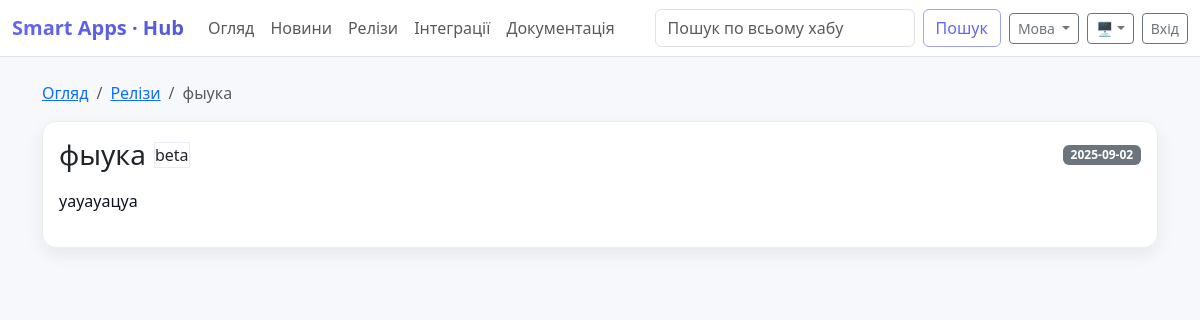
The app's page /release_view.php?slug=фыука with its own data.
### tables this page shows
CREATE TABLE syrve_releases (
        id INTEGER PRIMARY KEY AUTOINCREMENT,
        name TEXT NOT NULL,
        slug TEXT NOT NULL UNIQUE,
        released_at TEXT NOT NULL,
        channel TEXT NOT NULL DEFAULT 'stable',
        is_recommended INTEGER NOT NULL DEFAULT 0,
        is_lt INTEGER NOT NULL DEFAULT 0
    , notes_html TEXT NOT NULL DEFAULT '');

### helpers.php (called while the page is built, shortened)
<?php
require_once __DIR__.'/db.php';
if (!function_exists('__')) {
    function __($key): string {
        $d = $GLOBALS['I18N'] ?? [];
        return (string)($d[$key] ?? $key);
    }
}
function e($s){ return htmlspecialchars((string)($s ?? ''), ENT_QUOTES, 'UTF-8'); }
function db_one($sql, $params = []){
    $st = db()->prepare($sql);
    $st->execute($params);
    $r = $st->fetch(PDO::FETCH_ASSOC);
    return $r ?: null;
}

### db.php (called while the page is built, shortened)
<?php
function db(): PDO {
    static $pdo = null;
    if ($pdo === null) {
        $dataDir = __DIR__ . '/data';
        $pdo = new PDO('sqlite:' . $dataDir . '/app.db');
        $pdo->setAttribute(PDO::ATTR_ERRMODE, PDO::ERRMODE_EXCEPTION);
        $pdo->exec('PRAGMA foreign_keys = ON;');
        $pdo->exec('PRAGMA journal_mode = WAL;');
        $pdo->exec('PRAGMA synchronous = NORMAL;');
        $pdo->exec('PRAGMA busy_timeout = 5000;');
        migrate($pdo);
    }
    return $pdo;
}
function col_exists(PDO $pdo, string $table, string $col): bool {
    $st = $pdo->query("PRAGMA table_info($table)");
    foreach ($st->fetchAll(PDO::FETCH_ASSOC) as $r) {
        if (strcasecmp((string)$r['name'], $col) === 0) return true;
    }
    return false;
}
function add_col_if_missing(PDO $pdo, string $table, string $col, string $typeSql): void {
    if (!col_exists($pdo, $table, $col)) {
        $pdo->exec("ALTER TABLE $table ADD COLUMN $col $typeSql");
    }
}
function migrate(PDO $pdo): void {
    $pdo->exec("
        CREATE TABLE IF NOT EXISTS news(
            id INTEGER PRIMARY KEY AUTOINCREMENT,
            title      TEXT NOT NULL,
            body_md    TEXT NOT NULL DEFAULT '',
            body_html  TEXT NOT NULL DEFAULT '',
            tags       TEXT DEFAULT '',
            created_at TEXT NOT NULL,
            author     TEXT DEFAULT ''
        );
    ");
    $pdo->exec("
        CREATE TABLE IF NOT EXISTS docs(
            id INTEGER PRIMARY KEY AUTOINCREMENT,
            title          TEXT NOT NULL,
            description_md TEXT NOT NULL,
            link           TEXT DEFAULT '',
            file_path      TEXT DEFAULT '',
            tags           TEXT DEFAULT '',
            updated_at     TEXT NOT NULL
        );
    ");
    $pdo->exec("
        CREATE TABLE IF NOT EXISTS plugins(
            id        INTEGER PRIMARY KEY AUTOINCREMENT,
            slug      TEXT NOT NULL UNIQUE,
            name      TEXT NOT NULL,
            description TEXT NOT NULL,
            repo_url  TEXT DEFAULT '',
            homepage  TEXT DEFAULT '',
            is_active INTEGER NOT NULL DEFAULT 1,
            category  TEXT NOT NULL DEFAULT ''
        );
    ");
    $pdo->exec("
        CREATE TABLE IF NOT EXISTS plugin_versions(
            id          INTEGER PRIMARY KEY AUTOINCREMENT,
            plugin_id   INTEGER NOT NULL REFERENCES plugins(id) ON DELETE CASCADE,
            version     TEXT NOT NULL,
            channel     TEXT NOT NULL,
            min_syrve   TEXT NOT NULL,
            released_at TEXT NOT NULL,
            file_path   TEXT DEFAULT '',
            checksum    TEXT DEFAULT '',
            changelog_md TEXT DEFAULT ''
        );
    ");
    $pdo->exec("
        CREATE TABLE IF NOT EXISTS syrve_releases(
            id             INTEGER PRIMARY KEY AUTOINCREMENT,
            name           TEXT NOT NULL,
            slug           TEXT NOT NULL UNIQUE,
            released_at    TEXT NOT NULL,
            channel        TEXT NOT NULL,
            is_recommended INTEGER NOT NULL DEFAULT 0,
            is_lt          INTEGER NOT NULL DEFAULT 0,
            notes_html     TEXT NOT NULL DEFAULT ''
        );
    ");
    $pdo->exec("
        CREATE TABLE IF NOT EXISTS users(
            id INTEGER PRIMARY KEY AUTOINCREMENT,
            username     TEXT NOT NULL UNIQUE,
            password_hash TEXT NOT NULL,
            role         TEXT NOT NULL DEFAULT 'editor',
            is_active    INTEGER NOT NULL DEFAULT 1,
            created_at   TEXT NOT NULL
        );
    ");
    add_col_if_missing($pdo, 'news', 'body_html', "TEXT NOT NULL DEFAULT ''");
    add_col_if_missing($pdo, 'syrve_releases', 'notes_html', "TEXT NOT NULL DEFAULT ''");
    add_col_if_missing($pdo, 'plugins', 'category', "TEXT NOT NULL DEFAULT ''");
    $pdo->exec("
        CREATE TABLE IF NOT EXISTS plugin_files(
            id INTEGER PRIMARY KEY AUTOINCREMENT,
            plugin_version_id INTEGER NOT NULL REFERENCES plugin_versions(id) ON DELETE CASCADE,
            label      TEXT NOT NULL DEFAULT '',
            file_path  TEXT NOT NULL,
            checksum   TEXT NOT NULL DEFAULT '',
            ext        TEXT NOT NULL DEFAULT '',
            size_bytes INTEGER NOT NULL DEFAULT 0
        );
    ");
    add_col_if_missing($pdo, 'plugin_files', 'ext', "TEXT NOT NULL DEFAULT ''");
    add_col_if_missing($pdo, 'plugin_files', 'size_bytes', "INTEGER NOT NULL DEFAULT 0");
    $u = __DIR__ . '/uploads';
    $pdo->exec("
        CREATE VIRTUAL TABLE IF NOT EXISTS search_all USING fts5(
            type,              -- 'news' | 'doc' | 'plugin'
            rid UNINDEXED,     -- id строки в своей таблице
            title,
            body,
            tags,
            tokenize='unicode61'
        );
    ");
    $pdo->exec("
        CREATE TRIGGER IF NOT EXISTS trg_news_ai AFTER INSERT ON news BEGIN
          INSERT INTO search_all(type,rid,title,body,tags)
          VALUES('news', NEW.id, NEW.title, COALESCE(NULLIF(NEW.body_html,''), NEW.body_md), COALESCE(NEW.tags,''));
        END;
    ");
    $pdo->exec("
        CREATE TRIGGER IF NOT EXISTS trg_news_au AFTER UPDATE ON news BEGIN
          DELETE FROM search_all WHERE type='news' AND rid=OLD.id;
          INSERT INTO search_all(type,rid,title,body,tags)
          VALUES('news', NEW.id, NEW.title, COALESCE(NULLIF(NEW.body_html,''), NEW.body_md), COALESCE(NEW.tags,''));
        END;
    ");
    $pdo->exec("
        CREATE TRIGGER IF NOT EXISTS trg_news_ad AFTER DELETE ON news BEGIN
          DELETE FROM search_all WHERE type='news' AND rid=OLD.id;
        END;
    ");
    $pdo->exec("
        CREATE TRIGGER IF NOT EXISTS trg_docs_ai AFTER INSERT ON docs BEGIN
          INSERT INTO search_all(type,rid,title,body,tags)
          VALUES('doc', NEW.id, NEW.title, NEW.description_md, COALESCE(NEW.tags,''));
        END;
    ");
    $pdo->exec("
        CREATE TRIGGER IF NOT EXISTS trg_docs_au AFTER UPDATE ON docs BEGIN
          DELETE FROM search_all WHERE type='doc' AND rid=OLD.id;
          INSERT INTO search_all(type,rid,title,body,tags)
          VALUES('doc', NEW.id, NEW.title, NEW.description_md, COALESCE(NEW.tags,''));
        END;
    ");
    $pdo->exec("
        CREATE TRIGGER IF NOT EXISTS trg_docs_ad AFTER DELETE ON docs BEGIN
          DELETE FROM search_all WHERE type='doc' AND rid=OLD.id;
        END;
    ");
    $pdo->exec("
        CREATE TRIGGER IF NOT EXISTS trg_plugins_ai AFTER INSERT ON plugins BEGIN
          INSERT INTO search_all(type,rid,title,body,tags)
          VALUES('plugin', NEW.id, NEW.name, NEW.description, COALESCE(NEW.category,''));
        END;
    ");
    $pdo->exec("
        CREATE TRIGGER IF NOT EXISTS trg_plugins_au AFTER UPDATE ON plugins BEGIN
          DELETE FROM search_all WHERE type='plugin' AND rid=OLD.id;
          INSERT INTO search_all(type,rid,title,body,tags)
          VALUES('plugin', NEW.id, NEW.name, NEW.description, COALESCE(NEW.category,''));
        END;
    ");
    $pdo->exec("
        CREATE TRIGGER IF NOT EXISTS trg_plugins_ad AFTER DELETE ON plugins BEGIN
          DELETE FROM search_all WHERE type='plugin' AND rid=OLD.id;
        END;
    ");
    try {
        $cnt = (int)$pdo->query("SELECT COUNT(*) FROM search_all")->fetchColumn();
    } catch (Throwable $e) {
        $cnt = 0;
    }
}

### release_view.php (the view, shortened to what this page needs)
<?php
require_once __DIR__.'/helpers.php';
include __DIR__.'/partials_header.php';
$slug = (string)($_GET['slug'] ?? '');
$it   = db_one('SELECT * FROM syrve_releases WHERE slug=?', [$slug]);
?>
<nav aria-label="breadcrumb" class="mb-3">
    <ol class="breadcrumb">
        <li class="breadcrumb-item"><a href="index.php"><?=__('Overview')?></a></li>
        <li class="breadcrumb-item"><a href="releases.php"><?=__('Releases')?></a></li>
        <li class="breadcrumb-item active"><?=e($it['name'])?></li>
    </ol>
</nav>
<div class="card card-hover">
    <div class="card-body">
        <div class="d-flex flex-wrap gap-2 align-items-center mb-3">
            <h3 class="mb-0"><?=e($it['name'])?></h3>
            <span class="chip"><?=e($it['channel'])?></span>
            <span class="badge bg-secondary ms-auto"><?=e($it['released_at'])?></span>
        </div>
        <?php if(!empty($it['notes_html'])): ?>
            <article class="prose"><?=$it['notes_html']?></article>
        <?php else: ?>
            <div class="text-muted"><?=__('No release notes yet')?></div>
        <?php endif; ?>
    </div>
</div>
<?php include __DIR__.'/partials_footer.php'; ?>

### assets/style.css (style rules this page uses)
:root { --sa-bg: #f7f8fb; --sa-card: #ffffff; --sa-card-2: color-mix(in srgb, var(--sa-card) 92%, #fff); --sa-border: #e9edf3; --sa-ink: #0b1220; --sa-muted: #687385; --sa-brand-50: #eef2ff; --sa-brand-100: #e0e7ff; --sa-brand-200: #c7d2fe; --sa-brand-300: #a5b4fc; --sa-brand-400: #818cf8; --sa-brand-500: #6366f1; --sa-brand-600: #5458d9; --sa-accent: #22c55e; --sa-info: #3b82f6; --sa-warn: #f59e0b; --sa-danger: #ef4444; --sa-radius: 14px; --sa-shadow-sm: 0 6px 18px rgba(12,16,26,.07); --sa-shadow: 0 14px 34px rgba(12,16,26,.10); --sa-time-1: .14s; --sa-time-2: .24s; --sa-time-3: .38s; --sa-ease: cubic-bezier(.2,.55,.18,.99); color-scheme: light dark; }
body { background:var(--sa-bg); color:var(--sa-ink); }
.card { background:var(--sa-card); border:1px solid var(--sa-border); border-radius:var(--sa-radius); box-shadow:var(--sa-shadow-sm); transition: transform var(--sa-time-2) var(--sa-ease), box-shadow var(--sa-time-2) var(--sa-ease), border-color var(--sa-time-2) var(--sa-ease); }
.chip { background:linear-gradient(180deg,var(--sa-card-2) 0%,var(--sa-card) 100%); border:1px solid var(--sa-border); }
.sa-entrance { animation: sa-fade-up var(--sa-time-3) var(--sa-ease); }
.btn, .chip, .list-group-item, .file-chip { transition: transform var(--sa-time-1) var(--sa-ease), box-shadow var(--sa-time-2) var(--sa-ease), background-color var(--sa-time-2) var(--sa-ease); }
:where(a,button,.form-control,.form-select):focus { box-shadow:0 0 0 .2rem color-mix(in srgb, var(--sa-brand-500) 28%, transparent) !important; border-color: color-mix(in srgb, var(--sa-brand-500) 55%, var(--sa-border)) !important; }
* { scrollbar-width: thin; scrollbar-color: color-mix(in srgb, var(--sa-muted) 35%, transparent) transparent; }
.prose { line-height:1.7; color:var(--sa-ink); }

### records on screen
syrve_releases: name "фыука", channel "beta", released_at "2025-09-02", notes_html "уауауацуа"

### other values on screen
__('Overview') "Огляд"
__('News') "Новини"
__('Releases') "Релізи"
__('Plugins') "Інтеграції"
__('Docs') "Документація"
__('Search') "Пошук"
__('Language') "Мова"
__('Login') "Вхід"
